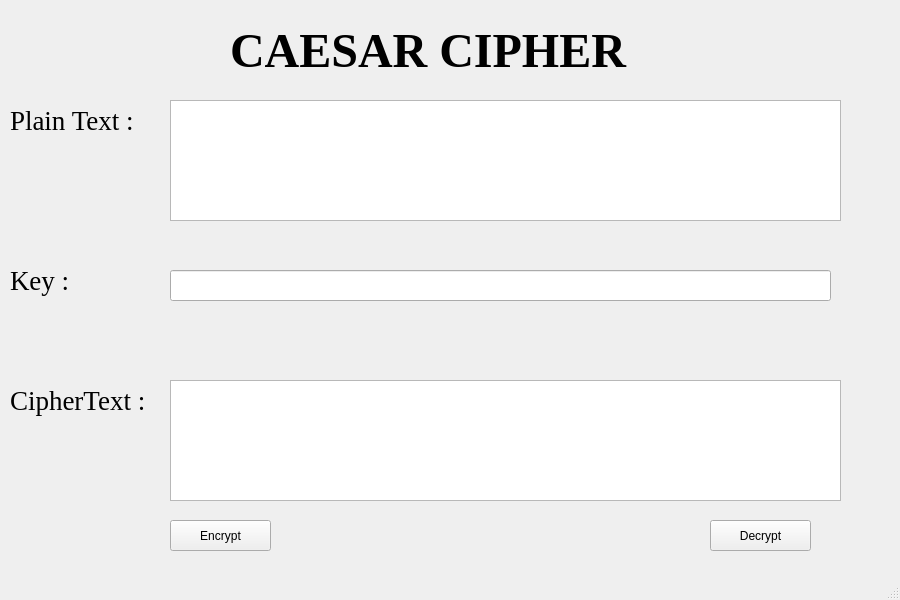
<?xml version="1.0" encoding="UTF-8"?>
<ui version="4.0">
 <class>MainWindow</class>
 <widget class="QMainWindow" name="MainWindow">
  <property name="geometry">
   <rect>
    <x>0</x>
    <y>0</y>
    <width>900</width>
    <height>600</height>
   </rect>
  </property>
  <property name="windowTitle">
   <string>Caesar Cipher</string>
  </property>
  <widget class="QWidget" name="centralwidget">
   <widget class="QLabel" name="label_Title">
    <property name="geometry">
     <rect>
      <x>230</x>
      <y>30</y>
      <width>411</width>
      <height>41</height>
     </rect>
    </property>
    <property name="font">
     <font>
      <family>Times New Roman</family>
      <pointsize>36</pointsize>
      <weight>75</weight>
      <bold>true</bold>
     </font>
    </property>
    <property name="text">
     <string>CAESAR CIPHER</string>
    </property>
   </widget>
   <widget class="QLabel" name="label_PlainText">
    <property name="geometry">
     <rect>
      <x>10</x>
      <y>100</y>
      <width>151</width>
      <height>41</height>
     </rect>
    </property>
    <property name="font">
     <font>
      <family>Times New Roman</family>
      <pointsize>20</pointsize>
     </font>
    </property>
    <property name="text">
     <string>Plain Text :</string>
    </property>
   </widget>
   <widget class="QLabel" name="label_Key">
    <property name="geometry">
     <rect>
      <x>10</x>
      <y>260</y>
      <width>151</width>
      <height>41</height>
     </rect>
    </property>
    <property name="font">
     <font>
      <family>Times New Roman</family>
      <pointsize>20</pointsize>
     </font>
    </property>
    <property name="text">
     <string>Key :</string>
    </property>
   </widget>
   <widget class="QLabel" name="label_CipherText">
    <property name="geometry">
     <rect>
      <x>10</x>
      <y>380</y>
      <width>151</width>
      <height>41</height>
     </rect>
    </property>
    <property name="font">
     <font>
      <family>Times New Roman</family>
      <pointsize>20</pointsize>
     </font>
    </property>
    <property name="text">
     <string>CipherText :</string>
    </property>
   </widget>
   <widget class="QTextEdit" name="txt_PlainText">
    <property name="geometry">
     <rect>
      <x>170</x>
      <y>100</y>
      <width>671</width>
      <height>121</height>
     </rect>
    </property>
   </widget>
   <widget class="QTextEdit" name="txt_CipherText">
    <property name="geometry">
     <rect>
      <x>170</x>
      <y>380</y>
      <width>671</width>
      <height>121</height>
     </rect>
    </property>
   </widget>
   <widget class="QLineEdit" name="txt_Key">
    <property name="geometry">
     <rect>
      <x>170</x>
      <y>270</y>
      <width>661</width>
      <height>31</height>
     </rect>
    </property>
   </widget>
   <widget class="QPushButton" name="btn_Encrypt">
    <property name="geometry">
     <rect>
      <x>170</x>
      <y>520</y>
      <width>101</width>
      <height>31</height>
     </rect>
    </property>
    <property name="text">
     <string>Encrypt</string>
    </property>
   </widget>
   <widget class="QPushButton" name="btn_Decrypt">
    <property name="geometry">
     <rect>
      <x>710</x>
      <y>520</y>
      <width>101</width>
      <height>31</height>
     </rect>
    </property>
    <property name="text">
     <string>Decrypt</string>
    </property>
   </widget>
  </widget>
  <widget class="QMenuBar" name="menubar">
   <property name="geometry">
    <rect>
     <x>0</x>
     <y>0</y>
     <width>900</width>
     <height>21</height>
    </rect>
   </property>
  </widget>
  <widget class="QStatusBar" name="statusbar"/>
 </widget>
 <resources/>
 <connections/>
</ui>
